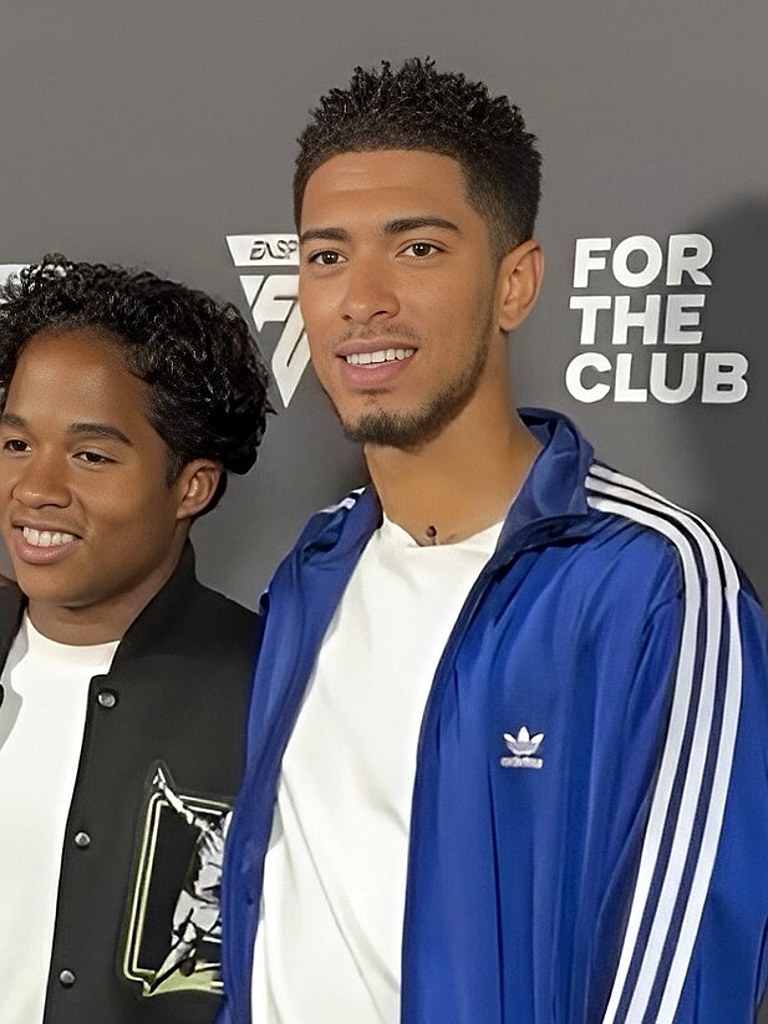
#> input picture assets/players/player_004.jpg, 768 x 1024 px
$ python -i crop_portraits.py   (imports and definitions only)
#> lines starting #> are read from the running program, lines starting #| are printed output that depends on the picture
#!/usr/bin/env python3
"""MVMPACK 26 - build face-centred 768x1024 card portraits.

Reads assets/players/raw/player_XXX.jpg (220 real photos) and writes
assets/players/player_XXX.jpg, cropped 3:4 with the face placed inside the
portrait window of the card frame (face centre at ~32% of the card height).

Usage:  python3 tools/crop_portraits.py [start] [end]
"""

import json
import os
import sys

import cv2
import numpy as np
from PIL import Image, ImageEnhance, ImageOps

ROOT = os.path.dirname(os.path.dirname(os.path.abspath(__file__)))
RAW = os.path.join(ROOT, "assets", "players", "raw")
OUT = os.path.join(ROOT, "assets", "players")
REPORT = os.path.join(ROOT, "data", "crop_report.json")

OUT_W, OUT_H = 768, 1024
ASPECT = OUT_W / float(OUT_H)          # 0.75
FACE_W_RATIO = 0.34                    # face width vs crop width
FACE_Y_RATIO = 0.30                    # face centre height inside the crop
MIN_FACE_RATIO = 0.085                 # ignore detections smaller than this

# Manual face hints for photos where the cascade locks onto the wrong person.
# key -> (face centre x, face centre y, face width) as fractions of the image.
FACE_HINTS = {
    "022": (0.47, 0.41, 0.075),
    "047": (0.47, 0.15, 0.16),
    "084": (0.65, 0.25, 0.22),
    "091": (0.51, 0.17, 0.31),
    "094": (0.73, 0.34, 0.30),
    "107": (0.44, 0.20, 0.12),
    "151": (0.25, 0.36, 0.22),
    "162": (0.47, 0.18, 0.14),
    "217": (0.71, 0.15, 0.18),
}

CASC = cv2.data.haarcascades
FRONT = cv2.CascadeClassifier(CASC + "haarcascade_frontalface_default.xml")
FRONT_ALT = cv2.CascadeClassifier(CASC + "haarcascade_frontalface_alt2.xml")
PROFILE = cv2.CascadeClassifier(CASC + "haarcascade_profileface.xml")


# [9 lines left out: function load_rgb, not called in this run]


def detect_face(im):
    """Return (x, y, w, h) of the best face in image coordinates, or None."""
    W, H = im.size
    scale = 1.0
    work = im
    if max(W, H) > 1100:                      # detection runs on a small copy
        scale = 1100.0 / max(W, H)
        work = im.resize((max(1, int(W * scale)), max(1, int(H * scale))),
                         Image.BILINEAR)
    gray = cv2.cvtColor(np.array(work), cv2.COLOR_RGB2GRAY)
    gray = cv2.createCLAHE(clipLimit=2.0, tileGridSize=(8, 8)).apply(gray)
    gw, gh = gray.shape[1], gray.shape[0]
    small = max(28, int(min(gw, gh) * MIN_FACE_RATIO))

    passes = [
        (FRONT, 1.08, 6), (FRONT_ALT, 1.08, 5),
        (FRONT, 1.05, 3), (FRONT_ALT, 1.05, 3),
        (PROFILE, 1.06, 4),
    ]

    def score(f):
        x, y, w, h = f
        cx, cy = (x + w / 2.0) / gw, (y + h / 2.0) / gh
        area = (w * h) / float(gw * gh)
        return area * 3.0 - abs(cx - 0.5) - abs(cy - 0.38) * 0.8

    # collect candidates from every cascade, keep only plausibly sized heads
    cands = []
    for casc, sf, mn in passes:
        if casc.empty():
            continue
        found = list(casc.detectMultiScale(gray, scaleFactor=sf,
                                          minNeighbors=mn,
                                          minSize=(small, small)))
        if casc is PROFILE:
            # mirrored pass helps the single-sided profile cascade
            flip = cv2.flip(gray, 1)
            found += [(gw - x - w, y, w, h) for (x, y, w, h) in
                      casc.detectMultiScale(flip, scaleFactor=sf,
                                            minNeighbors=mn,
                                            minSize=(small, small))]
        cands += [f for f in found if f[2] >= small]
        if cands:
            break

    if not cands:
        return None
    best = max(cands, key=score)
    x, y, w, h = [v / scale for v in best]
    return (x, y, w, h)


# [96 lines left out: functions crop_box, _clamp, finish, main, not called in this run]


# [2 lines not run here, left out]

>>> from PIL import Image
>>> picture = Image.open('../assets/players/player_004.jpg')
#> picture is the input picture: PIL image 768x1024 RGB; mean R, G, B 110.7, 107.6, 115.7
>>> result = detect_face(picture)
#> in detect_face, `gray = cv2.cvtColor(np.array(work), cv2.COLOR_RGB2GRAY)`:
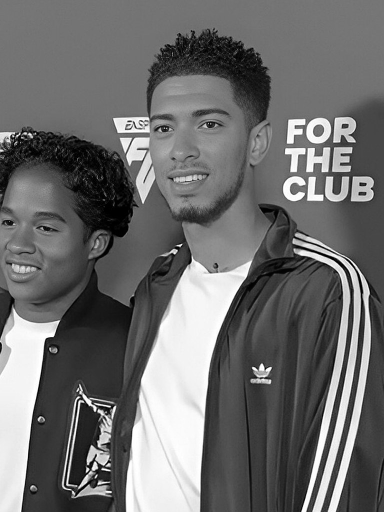
#> gray: shape (1024, 768) (shown at 1/2 size); min 0, max 255, mean 109.4
#> in detect_face, `gray = cv2.createCLAHE(clipLimit=2.0, tileGridSize=(8, 8)).apply(gray)`:
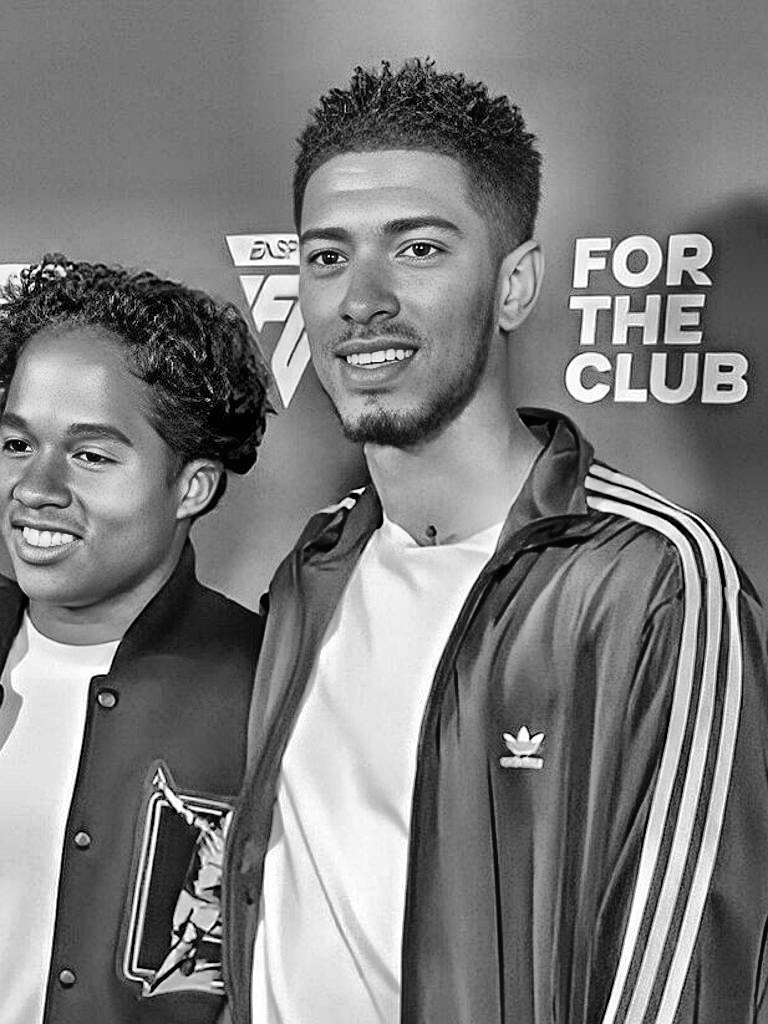
#> gray: shape (1024, 768); min 0, max 255, mean 124.3
#> the loop in detect_face, `for casc, sf, mn in passes:` made 1 pass
#> cands on pass 1: [[247, 146, 261, 261]]
#> in score, `x, y, w, h = f`: x = 247; y = 146; w = 261
#> in score, `cx, cy = (x + w / 2.0) / gw, (y + h / 2.0) / gh`: cx = 0.492; cy = 0.27
#> in score, `area = (w * h) / float(gw * gh)`: area = 0.0866
#> in detect_face, `best = max(cands, key=score)`: best = [247, 146, 261, 261]
#> in detect_face, `x, y, w, h = [v / scale for v in best]`: x = 247; y = 146; w = 261
#> result = (247, 146, 261, 261)

$ run again, on assets/players/player_012.jpg
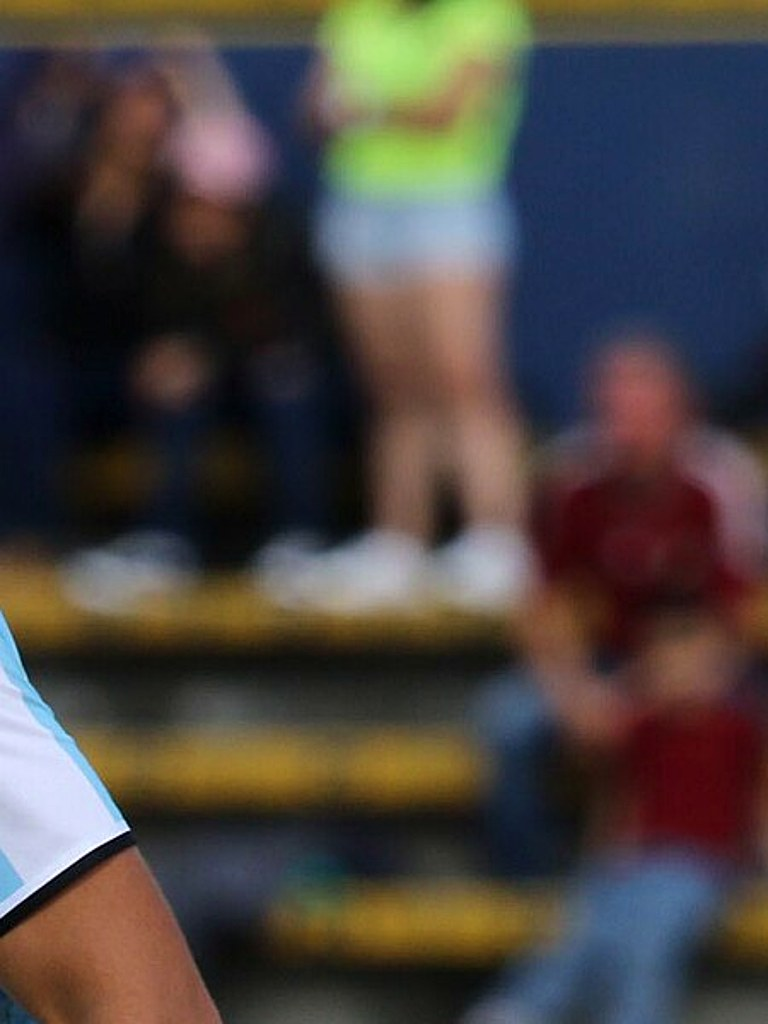
#> input picture assets/players/player_012.jpg, 768 x 1024 px
#> picture is the input picture: PIL image 768x1024 RGB; mean R, G, B 74.4, 67.3, 63.8
#> in detect_face, `gray = cv2.cvtColor(np.array(work), cv2.COLOR_RGB2GRAY)`:
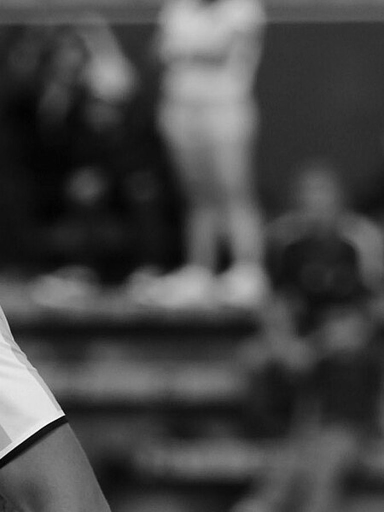
#> gray: shape (1024, 768) (shown at 1/2 size); min 0, max 254, mean 69
#> in detect_face, `gray = cv2.createCLAHE(clipLimit=2.0, tileGridSize=(8, 8)).apply(gray)`:
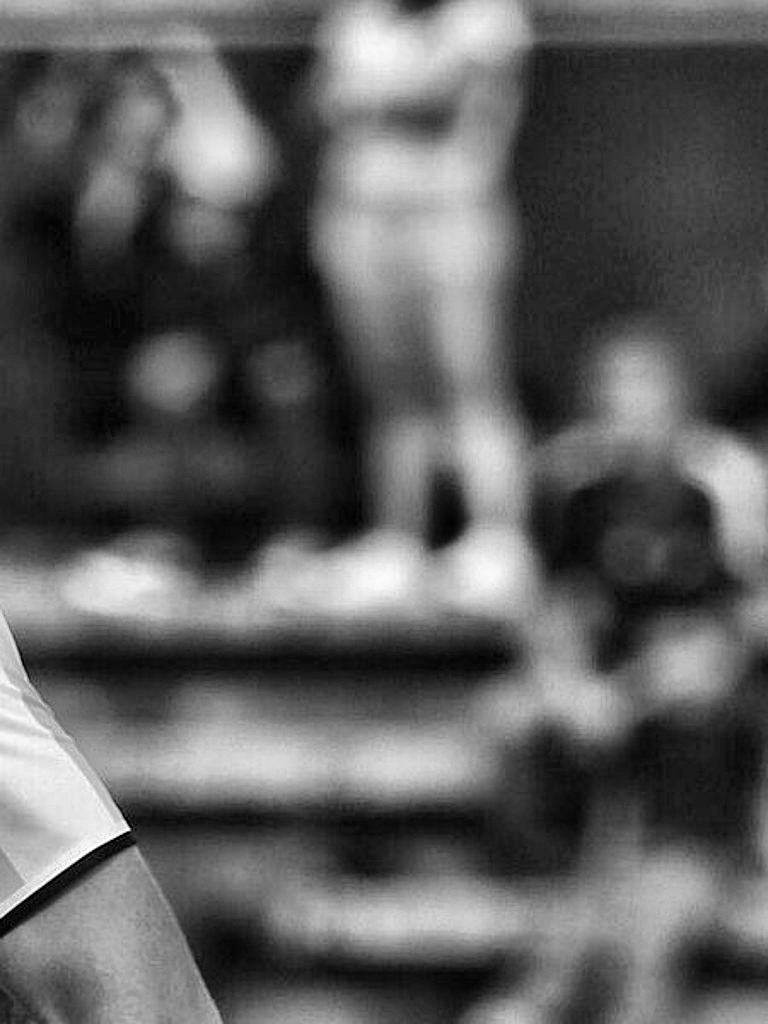
#> gray: shape (1024, 768); min 0, max 255, mean 93.9
#> the loop in detect_face, `for casc, sf, mn in passes:` made 1 pass
#> cands on pass 1: [[292, 139, 178, 178]]
#> in score, `x, y, w, h = f`: x = 292; y = 139; w = 178
#> cx = 0.496; cy = 0.223
#> area = 0.0403
#> best = [292, 139, 178, 178]
#> in detect_face, `x, y, w, h = [v / scale for v in best]`: x = 292; y = 139; w = 178
#> result = (292, 139, 178, 178)

$ run again, on assets/players/player_016.jpg
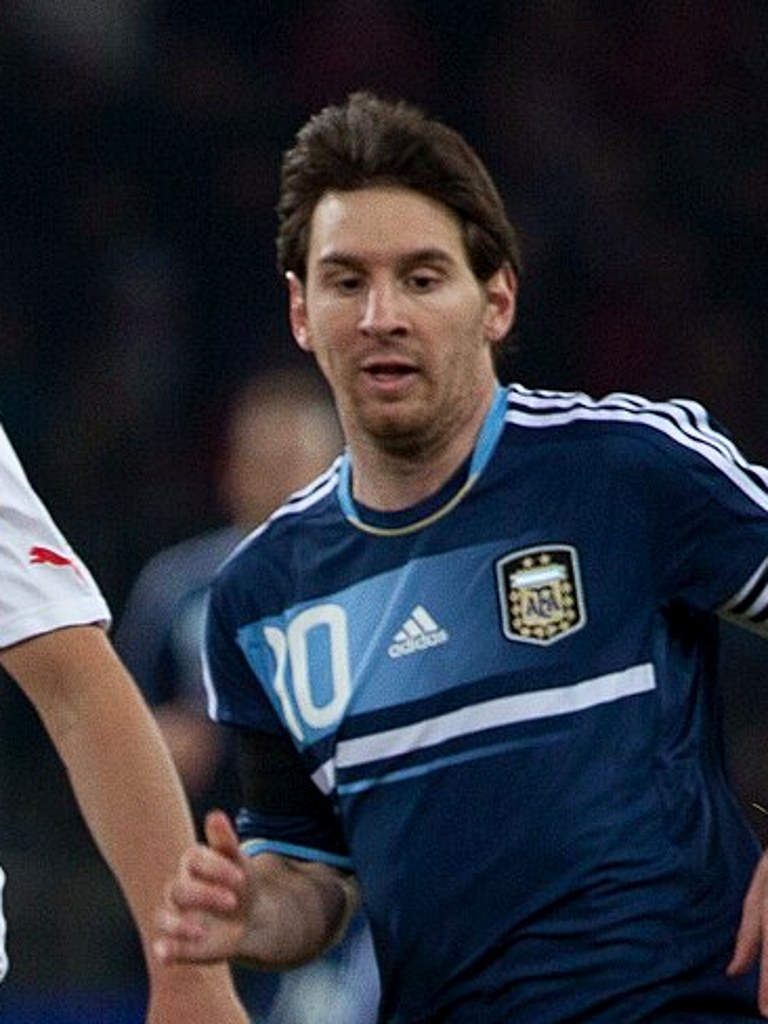
#> input picture assets/players/player_016.jpg, 768 x 1024 px
#> picture is the input picture: PIL image 768x1024 RGB; mean R, G, B 44.6, 46.8, 55.8
#> in detect_face, `gray = cv2.cvtColor(np.array(work), cv2.COLOR_RGB2GRAY)`:
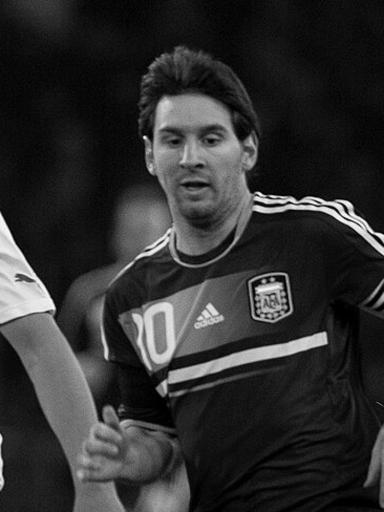
#> gray: shape (1024, 768) (shown at 1/2 size); min 0, max 253, mean 47.2
#> in detect_face, `gray = cv2.createCLAHE(clipLimit=2.0, tileGridSize=(8, 8)).apply(gray)`:
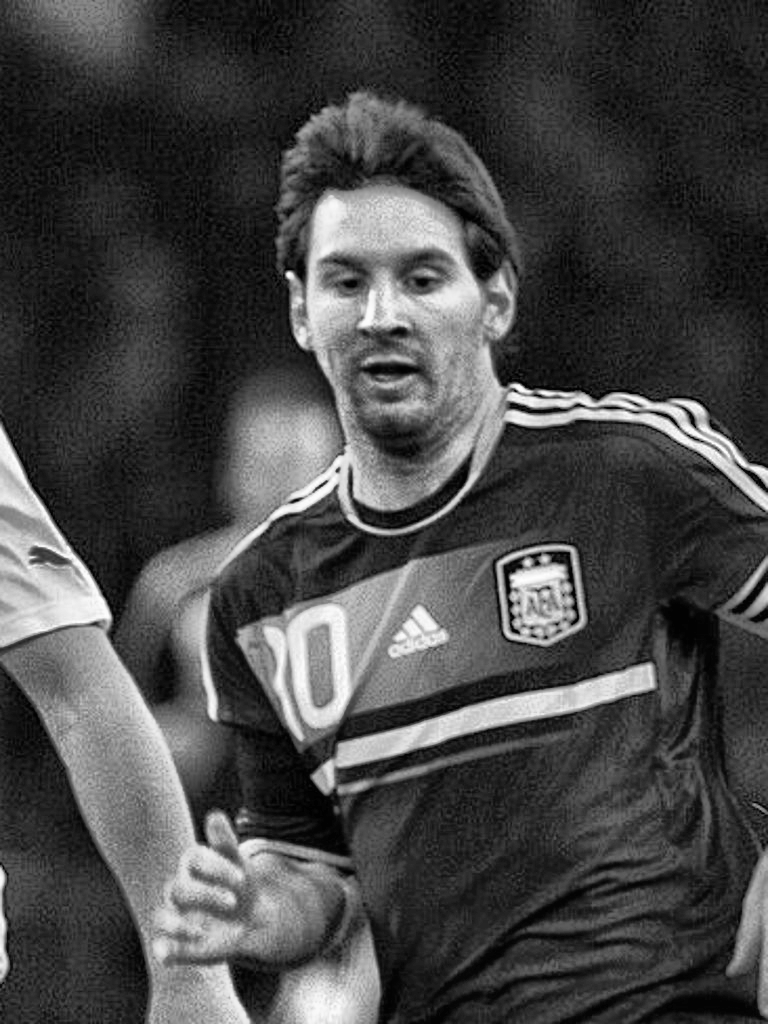
#> gray: shape (1024, 768); min 0, max 255, mean 71.1
#> the loop in detect_face, `for casc, sf, mn in passes:` made 1 pass
#> cands on pass 1: [[265, 184, 239, 239]]
#> in score, `x, y, w, h = f`: x = 265; y = 184; w = 239
#> cx = 0.501; cy = 0.296
#> area = 0.0726
#> best = [265, 184, 239, 239]
#> in detect_face, `x, y, w, h = [v / scale for v in best]`: x = 265; y = 184; w = 239
#> result = (265, 184, 239, 239)
